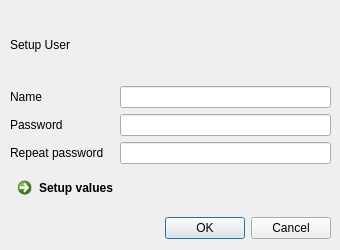
<?xml version="1.0" encoding="UTF-8"?>
<ui version="4.0">
 <class>Formmaster</class>
 <widget class="QDialog" name="Formmaster">
  <property name="geometry">
   <rect>
    <x>0</x>
    <y>0</y>
    <width>340</width>
    <height>250</height>
   </rect>
  </property>
  <property name="windowTitle">
   <string>Dialog</string>
  </property>
  <widget class="QWidget" name="verticalLayoutWidget">
   <property name="geometry">
    <rect>
     <x>10</x>
     <y>10</y>
     <width>321</width>
     <height>229</height>
    </rect>
   </property>
   <layout class="QVBoxLayout" name="verticalLayout">
    <item>
     <widget class="QLabel" name="label">
      <property name="text">
       <string>Setup User</string>
      </property>
     </widget>
    </item>
    <item>
     <layout class="QFormLayout" name="formLayout">
      <item row="0" column="0">
       <widget class="QLabel" name="ig">
        <property name="text">
         <string>Name</string>
        </property>
       </widget>
      </item>
      <item row="0" column="1">
       <widget class="QLineEdit" name="le_admin_name"/>
      </item>
      <item row="1" column="0">
       <widget class="QLabel" name="ig_2">
        <property name="text">
         <string>Password</string>
        </property>
       </widget>
      </item>
      <item row="1" column="1">
       <widget class="QLineEdit" name="le_password">
        <property name="echoMode">
         <enum>QLineEdit::EchoMode::Password</enum>
        </property>
       </widget>
      </item>
      <item row="2" column="0">
       <widget class="QLabel" name="ig_3">
        <property name="text">
         <string>Repeat password   </string>
        </property>
       </widget>
      </item>
      <item row="2" column="1">
       <widget class="QLineEdit" name="le_password_repeat">
        <property name="echoMode">
         <enum>QLineEdit::EchoMode::Password</enum>
        </property>
       </widget>
      </item>
     </layout>
    </item>
    <item>
     <layout class="QVBoxLayout" name="verticalLayout_2">
      <item>
       <widget class="QCommandLinkButton" name="pb_create_master">
        <property name="text">
         <string>Setup values</string>
        </property>
       </widget>
      </item>
      <item>
       <widget class="QDialogButtonBox" name="bb_choose">
        <property name="orientation">
         <enum>Qt::Orientation::Horizontal</enum>
        </property>
        <property name="standardButtons">
         <set>QDialogButtonBox::StandardButton::Cancel|QDialogButtonBox::StandardButton::Ok</set>
        </property>
       </widget>
      </item>
     </layout>
    </item>
   </layout>
  </widget>
 </widget>
 <resources/>
 <connections>
  <connection>
   <sender>bb_choose</sender>
   <signal>accepted()</signal>
   <receiver>Formmaster</receiver>
   <slot>accept()</slot>
   <hints>
    <hint type="sourcelabel">
     <x>248</x>
     <y>254</y>
    </hint>
    <hint type="destinationlabel">
     <x>157</x>
     <y>274</y>
    </hint>
   </hints>
  </connection>
  <connection>
   <sender>bb_choose</sender>
   <signal>rejected()</signal>
   <receiver>Formmaster</receiver>
   <slot>reject()</slot>
   <hints>
    <hint type="sourcelabel">
     <x>316</x>
     <y>260</y>
    </hint>
    <hint type="destinationlabel">
     <x>286</x>
     <y>274</y>
    </hint>
   </hints>
  </connection>
 </connections>
</ui>
